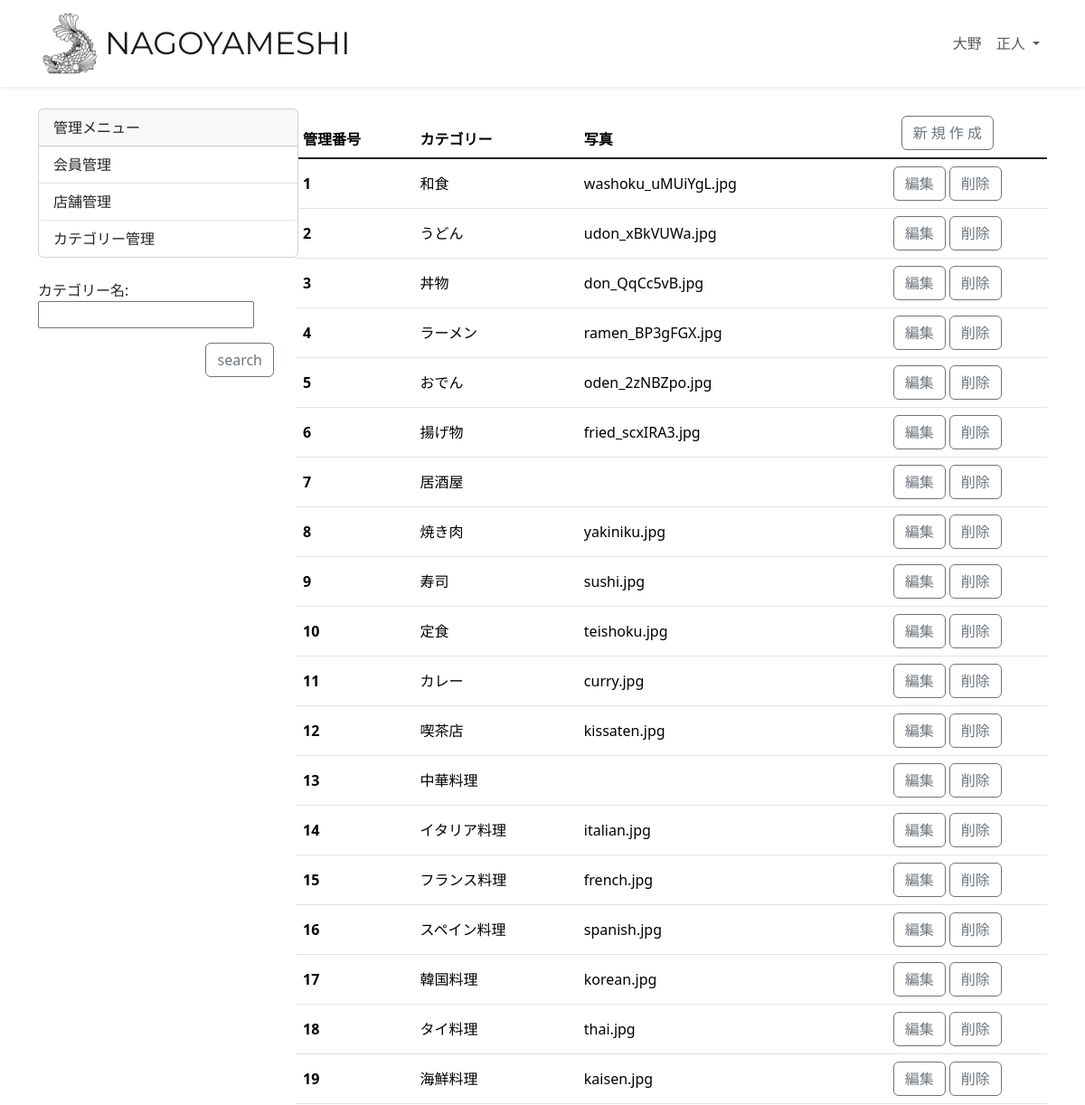
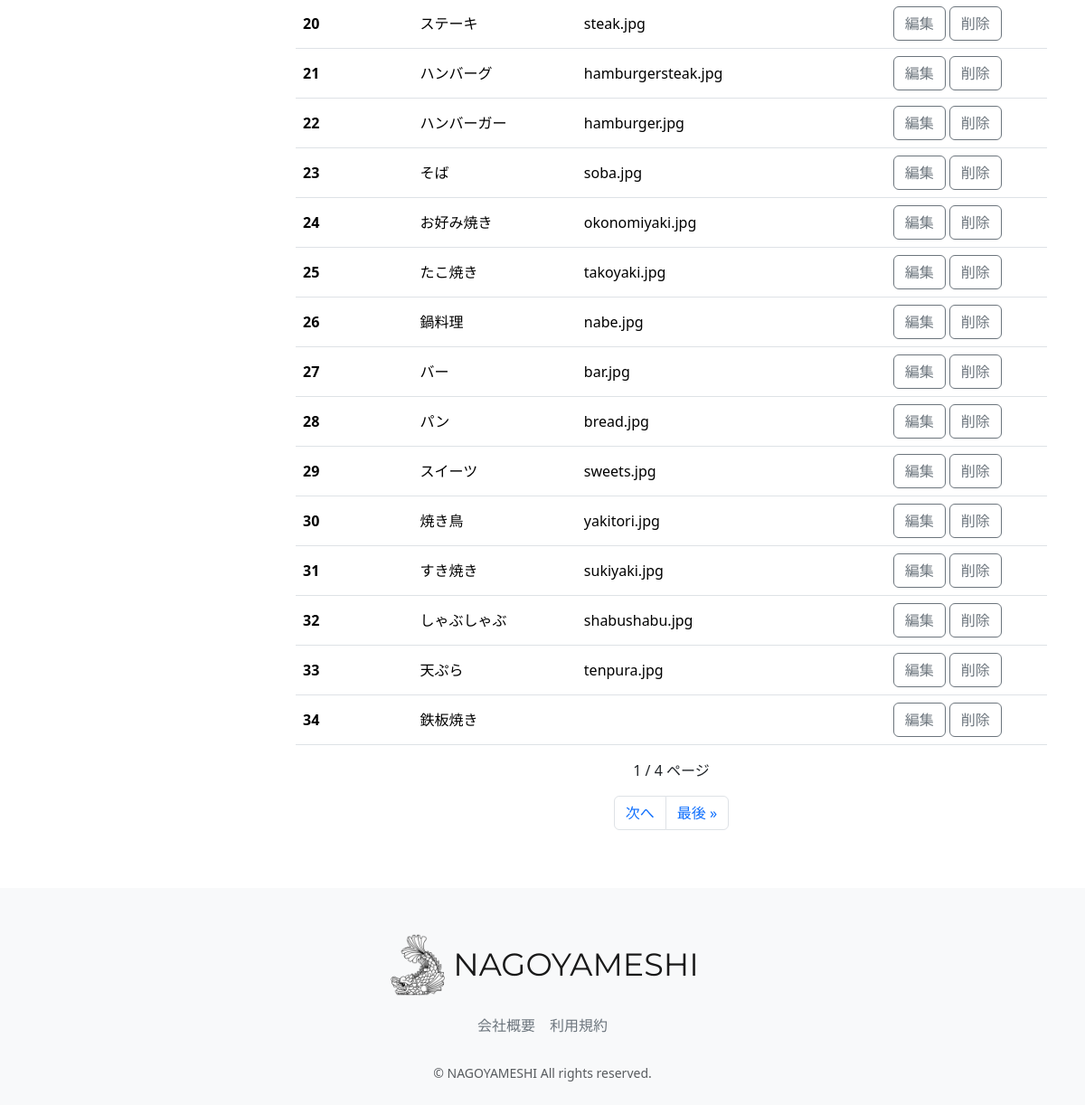
/accounts/management_category (signed in), run on the app's committed database (2 pictures, top to bottom).
### accounts/models.py (models this page shows, shortened)
class CustomUser(AbstractUser):
    user_name = models.CharField(
        max_length=128, null=True, blank=True, verbose_name="ユーザー名前"
    )
    hurigana = models.CharField(
        max_length=128, null=True, blank=True, verbose_name="フリガナ"
    )
    zip_code = models.CharField(
        max_length=16, null=True, blank=True, verbose_name="郵便番号"
    )
    address = models.CharField(
        max_length=255, null=True, blank=True, verbose_name="住所"
    )
    phone_number = models.CharField(
        max_length=20, null=True, blank=True, verbose_name="電話番号"
    )
    birthday = models.CharField(
        max_length=20, null=True, blank=True, verbose_name="誕生日"
    )
    job = models.CharField(max_length=255, null=True, blank=True, verbose_name="職業")
    subscription = models.BooleanField(default=False, verbose_name="有料会員")
    class Meta:
        verbose_name = '会員一覧'
        verbose_name_plural = "会員一覧"

### restaurant/models.py (models this page shows, shortened)
class Category(models.Model):
    name = models.CharField(verbose_name="カテゴリー名", max_length=64)
    photo = models.ImageField(verbose_name="写真", blank=True, null=True)
    class Meta:
        verbose_name = 'カテゴリー一覧'
        verbose_name_plural = "テゴリー一覧"

### accounts/views.py (the view)
# urls.py: path('management_category', views.CategoryList.as_view(),name='management_category',),
class CategoryList(OnlyManagementUserMixin, ListView):
    template_name = 'management/management_category.html'
    model = Category
    paginate_by = 10
    def get_context_data(self, **kwargs):
        context = super().get_context_data(**kwargs)
        context["filter"] = CategoryFilter(self.request.GET,
                queryset=self.get_queryset())
        return context

### accounts/mixins.py (called while the page is built)
    def test_func(self):
        user = self.request.user
        return user.is_staff

### accounts/templates/management/management_category.html (shortened to what this page needs)
{% extends "layout/base.html" %}
{% load static %}
{% block content %}
<main>
  <br>
  <div class="container nagoyameshi-container pb-5">
    <div class="row justify-content-center">
      <div class="col-xl-3 col-lg-4 col-md-12">
        <div class="card" style="width: 18rem;">
          <div class="card-header">
            管理メニュー
          </div>
          <ul class="list-group list-group-flush">
            <li class="list-group-item">
              <a class="dropdown-item" href="{% url 'management_user' %}">会員管理</a>
            </li>
            <li class="list-group-item">
              <a class="dropdown-item" href="{% url 'management_shop' %}">店舗管理</a>
            </li>
            <li class="list-group-item">
              <a class="dropdown-item" href="{% url 'management_category' %}">カテゴリー管理</a>
            </li>
          </ul>
        </div>
        <br>
        <form method="get">
          {{ filter.form.as_p }}
          <div class="d-flex justify-content-end">
            <input class="btn btn-outline-secondary"  type="submit" value="search" >
          </div>
        </form>
      </div>
      <div class="col">
        <div class="d-flex justify-content-between flex-wrap">
          <table class="table">
            <thead>
              <tr>
                <th scope="col">管理番号</th>
                <th scope="col">カテゴリー</th>
                <th scope="col">写真</th>
                <th>
                  <div class="text-center">
                    <button class="btn btn-outline-secondary"  onclick="location.href='{% url 'management_category_form' %}'"> 新 規 作 成 </button>
                  </div>
                </th>
              </tr>
            </thead>
            <tbody class="table-group-divider">
              <tr>
                {% for obj in filter.qs %}
                <th scope="row"  class="align-middle">{{ obj.id }}</th>
                <td class="align-middle">{{ obj.name }}</td>
                <td class="align-middle">{{ obj.photo }} </td>
                <td class="align-middle">
                  <div class="text-center">
                    <button class="btn btn-outline-secondary" onclick="location.href='{% url 'management_category_update_form' pk=obj.pk %}'">編集</button>
                    <button class="btn btn-outline-secondary" onclick="location.href='{% url 'management_category_confirm_delete' pk=obj.pk %}'">削除</button>
                  </div>
                </td>
              </tr>
              {% endfor %}
            </tbody>
          </table>
        </div>
        <p class="text-center">
          {{ page_obj.number }} / {{ page_obj.paginator.num_pages }} ページ<br>
        </p>
        <nav aria-label="Page navigation example">
          <ul class="pagination justify-content-center">
            {% if page_obj.has_next %}
            <li class="page-item"><a class="page-link" href="?page={{ page_obj.next_page_number }}">次へ</a></li>
            <li class="page-item"><a class="page-link" href="?page={{ page_obj.paginator.num_pages }}">最後 &raquo;</a></li>
            {% endif %}
          </ul>
        </nav>
      </div>
    </div>
  </div>
</main>
{% endblock %}

### restaurant/templates/layout/base.html (shortened to what this page needs)
{% load static %}
<!DOCTYPE html>
<html lang="ja">
  <head>
    <link href="https://cdn.jsdelivr.net/npm/bootstrap@5.3.3/dist/css/bootstrap.min.css" rel="stylesheet">
    <link href="{% static 'css/nagoyameshi.css' %}" rel="stylesheet">
  </head>
  <body>
    <div id="app" class="wrapper">
      <nav class="navbar navbar-expand-md navbar-light bg-white shadow-sm">
        <div class="container nagoyameshi-container">
          <a class="navbar-brand app-name" href="{% url 'top_page' %}">
            <div class="d-flex align-items-center">
              <img class="nagoyameshi-logo me-1" src="{% static 'images/logo/logo.png' %}" alt="nagoyameshi">
              NAGOYAMESHI
            </div>
          </a>
          <div class="collapse navbar-collapse" id="navbarSupportedContent">
            <ul class="navbar-nav ms-auto">
              {% if user.subscription %}
              <li class="nav-item dropdown">
                <a id="navbarDropdown" class="nav-link dropdown-toggle" href="#" role="button" data-bs-toggle="dropdown" aria-haspopup="true" aria-expanded="false" v-pre>
                  {{ user.user_name }}
                </a>
              </li>
              {% endif %}
            </ul>
          </div>
        </div>
      </nav>
      {% block content %}{% endblock %}
      <footer class="bg-light">
        <div class="d-flex justify-content-center footer-logo">
          <a class="navbar-brand app-name" href="{% url 'top_page' %}">
            <div class="d-flex align-items-center">
              <img class="nagoyameshi-logo me-1" src="{% static 'images/logo/logo.png' %}" alt="nagoyameshi">
              NAGOYAMESHI
            </div>
          </a>
        </div>
        <div class="d-flex justify-content-center footer-link">
          <a href="{% url 'company_page' %}" class="link-secondary me-3">会社概要</a>
          <a href="{% url 'terms_page' %}" class="link-secondary">利用規約</a>
        </div>
        <p class="text-center text-muted small mb-0">&copy; NAGOYAMESHI All rights reserved.</p>
      </footer>
    </div>
  </body>
</html>

### static/css/nagoyameshi.css (style rules this page uses)
.wrapper { min-height: 100vh; position: relative; padding-bottom: 240px; box-sizing: border-box; }
.nagoyameshi-logo { height: 70px; }
.app-name { font-family: "Montserrat", sans-serif; font-optical-sizing: auto; font-weight: weight; font-style: normal; font-size: 35px; color: #191919; }
footer { width: 100%; height: 240px; position: absolute; bottom: 0; padding: 50px 15px; }
.footer-logo { margin-bottom: 20px; }
.footer-link { margin-bottom: 30px; }
a { text-decoration: none !important; }

### data on the page
CustomUser: user_name "大野 正人"
Category: id "1", name "和食", photo "washoku_uMUiYgL.jpg"
Category: id "2", name "うどん", photo "udon_xBkVUWa.jpg"
Category: id "3", name "丼物", photo "don_QqCc5vB.jpg"
Category: id "4", name "ラーメン", photo "ramen_BP3gFGX.jpg"
Category: id "5", name "おでん", photo "oden_2zNBZpo.jpg"
Category: id "6", name "揚げ物", photo "fried_scxIRA3.jpg"
Category: id "7", name "居酒屋"
Category: id "8", name "焼き肉", photo "yakiniku.jpg"
Category: id "9", name "寿司", photo "sushi.jpg"
Category: id "10", name "定食", photo "teishoku.jpg"
Category: id "11", name "カレー", photo "curry.jpg"
Category: id "12", name "喫茶店", photo "kissaten.jpg"
Category: id "13", name "中華料理"
Category: id "14", name "イタリア料理", photo "italian.jpg"
Category: id "15", name "フランス料理", photo "french.jpg"
Category: id "16", name "スペイン料理", photo "spanish.jpg"
Category: id "17", name "韓国料理", photo "korean.jpg"
Category: id "18", name "タイ料理", photo "thai.jpg"
Category: id "19", name "海鮮料理", photo "kaisen.jpg"
Category: id "20", name "ステーキ", photo "steak.jpg"
Category: id "21", name "ハンバーグ", photo "hamburgersteak.jpg"
Category: id "22", name "ハンバーガー", photo "hamburger.jpg"
Category: id "23", name "そば", photo "soba.jpg"
Category: id "24", name "お好み焼き", photo "okonomiyaki.jpg"
Category: id "25", name "たこ焼き", photo "takoyaki.jpg"
Category: id "26", name "鍋料理", photo "nabe.jpg"
Category: id "27", name "バー", photo "bar.jpg"
Category: id "28", name "パン", photo "bread.jpg"
Category: id "29", name "スイーツ", photo "sweets.jpg"
Category: id "30", name "焼き鳥", photo "yakitori.jpg"
Category: id "31", name "すき焼き", photo "sukiyaki.jpg"
Category: id "32", name "しゃぶしゃぶ", photo "shabushabu.jpg"
Category: id "33", name "天ぷら", photo "tenpura.jpg"
Category: id "34", name "鉄板焼き"

### other printed values
{{ page_obj.number }} "1"
{{ page_obj.paginator.num_pages }} "4"
